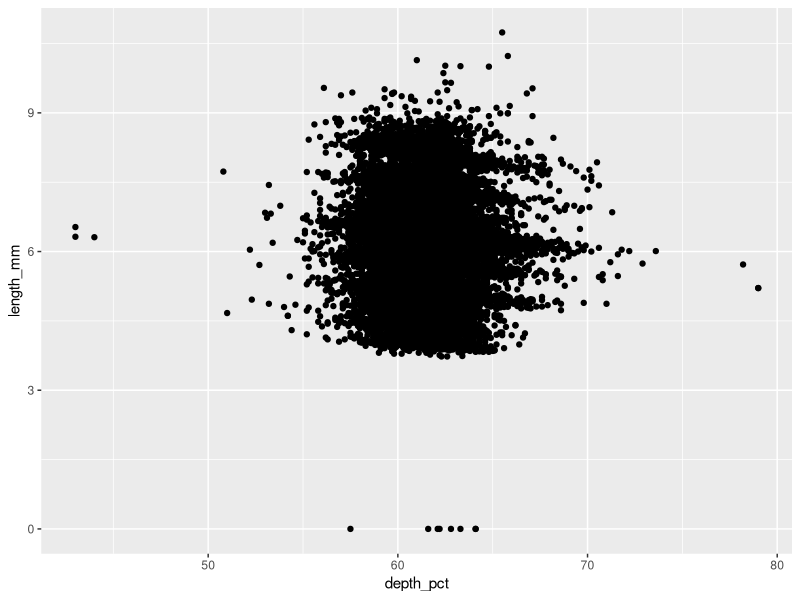
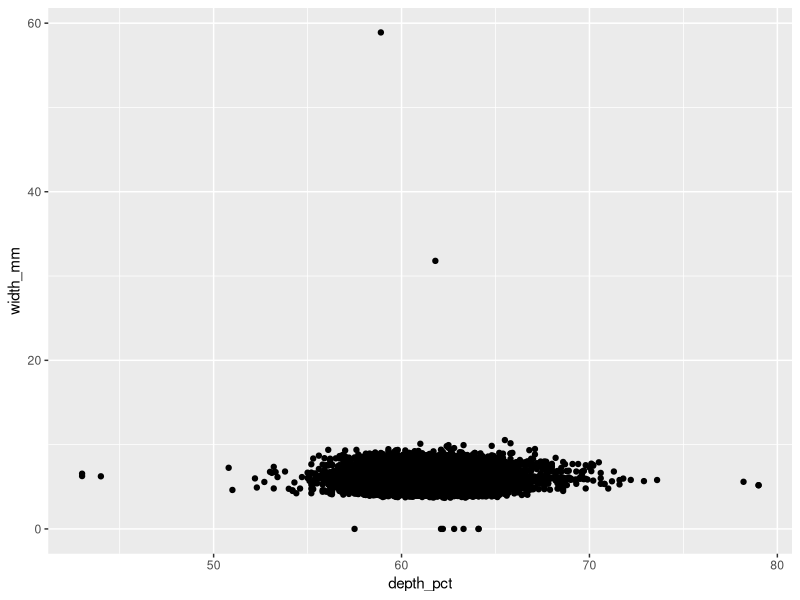
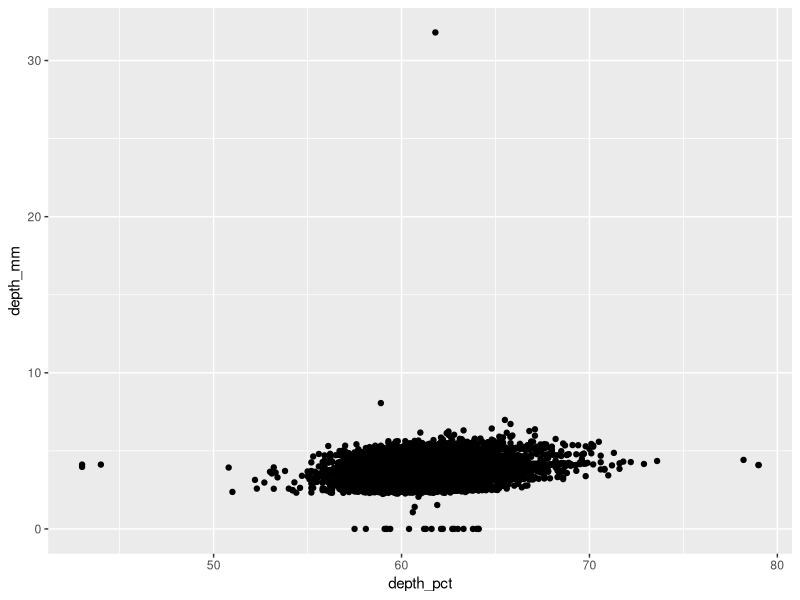
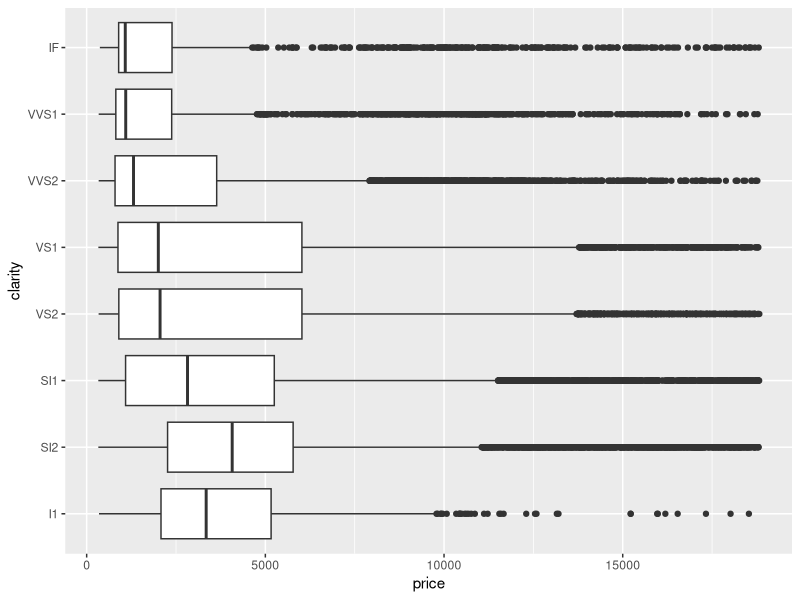
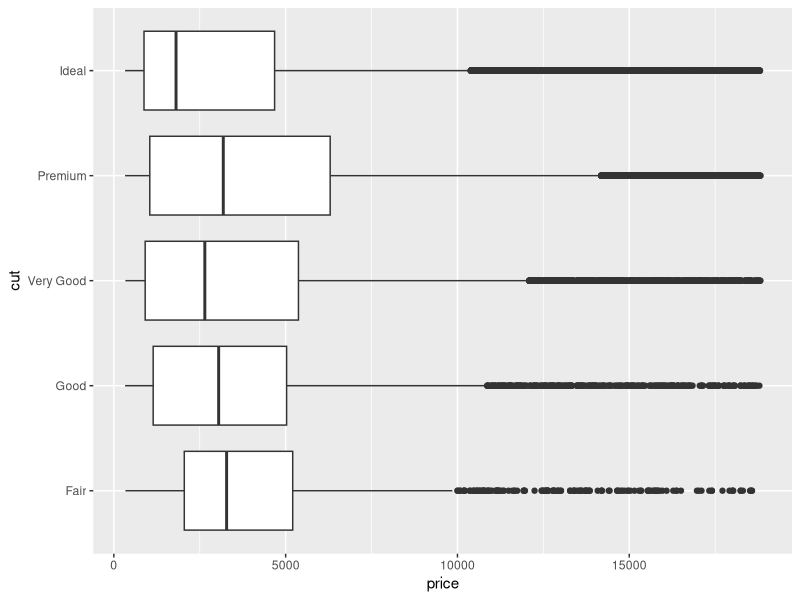
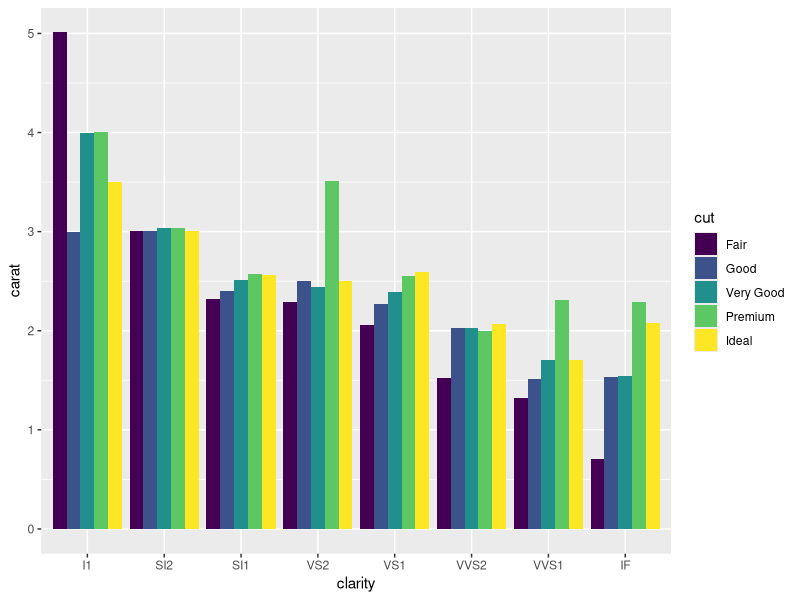

These charts were generated, in order, by the following R code: (Note: this script raises an error after producing the figures.)
## ---- chunk 1
library(tidyverse) 
library(ggplot2)
## ---- chunk 2
diamonds <- diamonds %>% rename(
    depth_pct = depth,
    length_mm = x,
    width_mm = y,
    depth_mm = z,
    table_pct = table
  )
## ---- chunk 3
# Do some preliminary investigations & cleaning

diamonds %>%
  filter(length_mm != 0 & width_mm != 0, depth_mm != 0) %>%
  summarise(mean_length = mean(length_mm), mean_depth = mean(depth_mm), mean_width = mean(width_mm))

diamonds %>%
  ggplot(mapping = aes(x = depth_pct, y = length_mm)) + geom_point()

diamonds %>%
  ggplot(mapping = aes(x = depth_pct, y = width_mm)) + geom_point()

diamonds %>%
  ggplot(mapping = aes(x = depth_pct, y = depth_mm)) + geom_point()

diamonds %>%
  group_by(clarity) %>%
  ggplot(mapping = aes(x = price, y = clarity)) + geom_boxplot()

diamonds %>%
  group_by(cut) %>%
  ggplot(mapping = aes(x = price, y = cut)) + geom_boxplot()

diamonds %>%
  group_by(cut) %>%
  ggplot(mapping = aes(x = clarity, y = carat, fill = cut)) + geom_col(position = "dodge")

## ---- chunk 4

diamonds <- diamonds %>%
  mutate(table_mm = table_pct * width_mm / 100)

# Overall table_mm arithmetic mean?

diamonds %>%
  mutate(table_mm = table_pct * width_mm / 100) %>%
  summarise(mean = mean(table_mm))




# table_mm arithmetic mean within each clarity category

diamonds %>%
  mutate(table_mm = table_pct * width_mm / 100) %>%
  group_by(clarity) %>%
  summarise(mean_table = mean(table_mm))




## ---- chunk 5
# Write gmean() command

gmean <- function(x) {
  exp(mean(log(x)))
}

## ---- chunk 6

test_data <- list(
  test1 = c(2.1, 3.8, 4.2),
  test2 = c(1, 10, 100, 1000),
  test3 = c(0, 1, 4),
  test4 = c(0.38,  0.94, -1.56),
  test5 = c(TRUE, TRUE),
  test6 = c("6", "7", "8")
)

# Create for loop to test gmean() on the above examples

  for (test in test_data){
    print(gmean(test))
  }

## ---- chunk 7
# Copy gmean() from Ex4 and edit it to check the input




# Copy your code from Ex 5 to test your new command





## ---- chunk 8
# Overall table_mm geometic mean?






# table_mm geometic mean within each clarity category






## ---- chunk 9
# Create gmean2() that computes the geometric mean 
#   that uses the original definition






## ---- chunk 10
# Create a function that computes the harmonic mean







